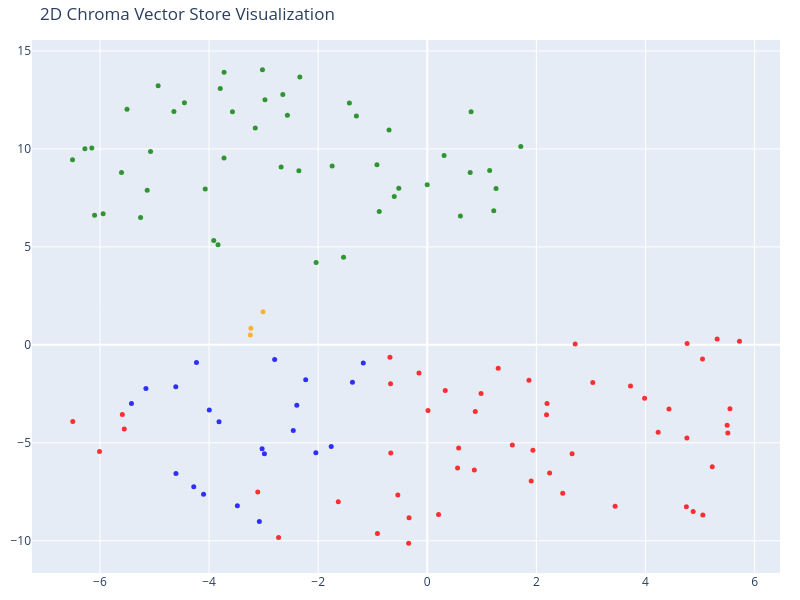

The code cell stored with this chart in its notebook:
### Code cell
# We humans find it easier to visalize things in 2D!
# Reduce the dimensionality of the vectors to 2D using t-SNE
# (t-distributed stochastic neighbor embedding)

tsne = TSNE(n_components=2, random_state=42)
reduced_vectors = tsne.fit_transform(vectors)

# Create the 2D scatter plot
fig = go.Figure(data=[go.Scatter(
    x=reduced_vectors[:, 0],
    y=reduced_vectors[:, 1],
    mode='markers',
    marker=dict(size=5, color=colors, opacity=0.8),
    text=[f"Type: {t}<br>Text: {d[:100]}..." for t, d in zip(doc_types, documents)],
    hoverinfo='text'
)])

fig.update_layout(
    title='2D Chroma Vector Store Visualization',
    scene=dict(xaxis_title='x',yaxis_title='y'),
    width=800,
    height=600,
    margin=dict(r=20, b=10, l=10, t=40)
)

fig.show()

### Figure 1 — Plotly figure (JSON) as saved in the notebook; plotly's stock layout.template omitted (floating-point values rounded to 4 significant figures)
{"data": [{"hoverinfo": "text", "marker": {"color": ["orange", "orange", "orange", "red", "red", "red", "red", "red", "red", "red", "red", "red", "red", "red", "red", "red", "red", "red", "red", "red", "red", "red", "red", "red", "red", "red", "red", "red", "red", "red", "red", "red", "red", "red", "red", "red", "red", "red", "red", "red", "red", "red", "red", "red", "red", "red", "red", "red", "red", "red", "red", "red", "red", "red", "red", "green", "green", "green", "green", "green", "green", "green", "green", "green", "green", "green", "green", "green", "green", "green", "green", "green", "green", "green", "green", "green", "green", "green", "green", "green", "green", "green", "green", "green", "green", "green", "green", "green", "green", "green", "green", "green", "green", "green", "green", "green", "green", "green", "green", "green", "green", "green", "blue", "blue", "blue", "blue", "blue", "blue", "blue", "blue", "blue", "blue", "blue", "blue", "blue", "blue", "blue", "blue", "blue", "blue", "blue", "blue", "blue"], "opacity": 0.8, "size": 5}, "mode": "markers", "text": ["Type: company<br>Text: # About Insurellm\n\nInsurellm was founded by Avery Lancaster in 2015 as an insurance tech startup des...", "Type: company<br>Text: # Careers at Insurellm\n\nInsurellm is hiring! We are looking for talented software engineers, data sc...", "Type: company<br>Text: # Overview of Insurellm\n\nInsurellm is an innovative insurance tech firm with 200 employees across th...", "Type: contracts<br>Text: # Contract with Apex Reinsurance for Rellm: AI-Powered Enterprise Reinsurance Solution\n\n## Terms\n\n1....", "Type: contracts<br>Text: ## Renewal\n\n1. **Automatic Renewal**: This Agreement will automatically renew for successive one-yea...", "Type: contracts<br>Text: 2. **Seamless Integrations**: The architecture of Rellm allows for easy integration with existing sy...", "Type: contracts<br>Text: 1. **Technical Support**: Provider shall offer dedicated technical support to the Client via phone, ...", "Type: contracts<br>Text: **Insurellm, Inc.**  \n_____________________________  \nAuthorized Signature   \nDate: ________________...", "Type: contracts<br>Text: # Contract with Belvedere Insurance for Markellm\n\n## Terms\nThis Contract (\"Agreement\") is made and e...", "Type: contracts<br>Text: ## Renewal\n1. **Renewal Terms**: This Agreement may be renewed for additional one-year terms upon mu...", "Type: contracts<br>Text: ## Features\n1. **AI-Powered Matching**: Belvedere Insurance will benefit from Markellm's AI-powered ...", "Type: contracts<br>Text: ## Support\n1. **Technical Support**: Technical support will be available from 9 AM to 7 PM EST, Mond...", "Type: contracts<br>Text: **Belvedere Insurance**  \nSignature: ______________________  \nName: [Authorized Signatory]  \nTitle: ...", "Type: contracts<br>Text: # Contract with BrightWay Solutions for Markellm\n\n**Contract Date:** October 5, 2023  \n**Contract ID...", "Type: contracts<br>Text: 3. **Service Level Agreement (SLA):**  \n   Insurellm commits to a 99.9% uptime for the platform with...", "Type: contracts<br>Text: 2. **Real-Time Quote Availability:**  \n   Consumers sourced via BrightWay Solutions will receive rea...", "Type: contracts<br>Text: 3. **Training and Onboarding:**  \n   Insurellm agrees to provide one free training session on how to...", "Type: contracts<br>Text: # Contract with EverGuard Insurance for Rellm: AI-Powered Enterprise Reinsurance Solution\n\n**Contrac...", "Type: contracts<br>Text: 4. **Usage Rights**: EverGuard Insurance is granted a non-exclusive, non-transferable license to acc...", "Type: contracts<br>Text: 1. **Core Functionality**: Rellm provides EverGuard Insurance with advanced AI-driven analytics, sea...", "Type: contracts<br>Text: 1. **Customer Support**: Insurellm will provide EverGuard Insurance with 24/7 customer support, incl...", "Type: contracts<br>Text: ---\n\n**Signatures**  \n**For Insurellm**: __________________________  \n**Name**: John Smith  \n**Title...", "Type: contracts<br>Text: # Contract with GreenField Holdings for Markellm\n\n**Effective Date:** November 15, 2023  \n**Contract...", "Type: contracts<br>Text: ## Renewal\n1. **Automatic Renewal**: This contract will automatically renew for sequential one-year ...", "Type: contracts<br>Text: ## Features\n1. **AI-Powered Matching**: Access to advanced algorithms that connect GreenField Holdin...", "Type: contracts<br>Text: ## Support\n1. **Customer Support Access**: The Client will have access to dedicated support through ...", "Type: contracts<br>Text: **Signatures:**  \n_________________________                           _________________________  \n**...", "Type: contracts<br>Text: # Contract with Greenstone Insurance for Homellm\n\n---\n\n## Terms\n\n1. **Parties**: This Contract (\"Agr...", "Type: contracts<br>Text: 4. **Payment Terms**: \n   - The Customer shall pay an amount of $10,000 per month for the Standard T...", "Type: contracts<br>Text: ---\n\n## Features\n\n- **AI-Powered Risk Assessment**: Customer will have access to enhanced risk evalu...", "Type: contracts<br>Text: - **Customer Portal**: A dedicated portal will be provided, allowing the Customer's clients to manag...", "Type: contracts<br>Text: ______________________________  \n[Name], [Title]  \nDate: ______________________\n\n**For Greenstone In...", "Type: contracts<br>Text: # Contract with GreenValley Insurance for Homellm\n\n**Contract Date:** October 6, 2023  \n**Contract N...", "Type: contracts<br>Text: 4. **Confidentiality:** Both parties agree to maintain the confidentiality of proprietary informatio...", "Type: contracts<br>Text: 1. **AI-Powered Risk Assessment:** Access to advanced AI algorithms for real-time risk evaluations.\n...", "Type: contracts<br>Text: 3. **Regular Updates:** Insurellm will offer ongoing updates and enhancements to the Homellm platfor...", "Type: contracts<br>Text: # Contract with Pinnacle Insurance Co. for Homellm\n\n## Terms\nThis contract (\"Contract\") is entered i...", "Type: contracts<br>Text: ## Renewal\n1. **Renewal Terms**: At the end of the initial term, this Contract shall automatically r...", "Type: contracts<br>Text: ## Features\n1. **AI-Powered Risk Assessment**: Utilized for tailored underwriting decisions specific...", "Type: contracts<br>Text: ## Support\n1. **Technical Support**: Insurellm shall provide 24/7 technical support via an email and...", "Type: contracts<br>Text: # Contract with Roadway Insurance Inc. for Carllm\n\n---\n\n## Terms\n\n1. **Agreement Effective Date**: T...", "Type: contracts<br>Text: ---\n\n## Renewal\n\n1. **Automatic Renewal**: This agreement will automatically renew for an additional...", "Type: contracts<br>Text: ---\n\n## Features\n\n1. **Access to Core Features**: Roadway Insurance Inc. will have access to all Pro...", "Type: contracts<br>Text: ---\n\n## Support\n\n1. **Technical Support**: Roadway Insurance Inc. will receive priority technical su...", "Type: contracts<br>Text: # Contract with Stellar Insurance Co. for Rellm\n\n## Terms\nThis contract is made between **Insurellm*...", "Type: contracts<br>Text: ### Termination\nEither party may terminate this agreement with a **30-day written notice**. In the e...", "Type: contracts<br>Text: ## Features\nStellar Insurance Co. will receive access to the following features of the Rellm product...", "Type: contracts<br>Text: ## Support\nInsurellm provides Stellar Insurance Co. with the following support services:\n\n- **24/7 T...", "Type: contracts<br>Text: # Contract with TechDrive Insurance for Carllm\n\n**Contract Date:** October 1, 2024  \n**Contract Dura...", "Type: contracts<br>Text: ## Renewal\n\n1. **Automatic Renewal**: This contract shall automatically renew for additional one-yea...", "Type: contracts<br>Text: ## Support\n\n1. **Customer Support**: Insurellm will provide 24/7 customer support to TechDrive Insur...", "Type: contracts<br>Text: **TechDrive Insurance Representative:**  \nName: Sarah Johnson  \nTitle: Operations Director  \nDate: _...", "Type: contracts<br>Text: # Contract with Velocity Auto Solutions for Carllm\n\n**Contract Date:** October 1, 2023  \n**Contract ...", "Type: contracts<br>Text: ## Renewal\n\n1. **Automatic Renewal**: This contract will automatically renew for successive 12-month...", "Type: contracts<br>Text: ## Support\n\n1. **Customer Support**: Velocity Auto Solutions will have access to Insurellm’s custome...", "Type: employees<br>Text: # HR Record\n\n# Alex Chen\n\n## Summary\n- **Date of Birth:** March 15, 1990  \n- **Job Title:** Backend ...", "Type: employees<br>Text: ## Annual Performance History\n- **2020:**  \n  - Completed onboarding successfully.  \n  - Met expecta...", "Type: employees<br>Text: ## Compensation History\n- **2020:** Base Salary: $80,000  \n- **2021:** Base Salary Increase to $90,0...", "Type: employees<br>Text: Alex Chen continues to be a vital asset at Insurellm, contributing significantly to innovative backe...", "Type: employees<br>Text: # HR Record\n\n# Alex Harper\n\n## Summary\n- **Date of Birth**: March 15, 1993  \n- **Job Title**: Sales ...", "Type: employees<br>Text: ## Annual Performance History  \n- **2021**:  \n  - **Performance Rating**: 4.5/5  \n  - **Key Achievem...", "Type: employees<br>Text: - **2022**:  \n  - **Base Salary**: $65,000 (Promotion to Senior SDR)  \n  - **Bonus**: $13,000 (20% o...", "Type: employees<br>Text: # HR Record\n\n# Alex Thomson\n\n## Summary\n- **Date of Birth:** March 15, 1995  \n- **Job Title:** Sales...", "Type: employees<br>Text: ## Annual Performance History  \n- **2022** - Rated as \"Exceeds Expectations.\" Alex Thomson achieved ...", "Type: employees<br>Text: ## Other HR Notes\n- Alex Thomson is an active member of the Diversity and Inclusion committee at Ins...", "Type: employees<br>Text: # Avery Lancaster\n\n## Summary\n- **Date of Birth**: March 15, 1985  \n- **Job Title**: Co-Founder & Ch...", "Type: employees<br>Text: - **2010 - 2013**: Business Analyst at Edge Analytics  \n  Prior to joining Innovate, Avery worked as...", "Type: employees<br>Text: - **2018**: **Exceeds Expectations**  \n  Under Avery’s pivoted vision, Insurellm launched two new su...", "Type: employees<br>Text: - **2022**: **Satisfactory**  \n  Avery focused on rebuilding team dynamics and addressing employee c...", "Type: employees<br>Text: ## Compensation History\n- **2015**: $150,000 base salary + Significant equity stake  \n- **2016**: $1...", "Type: employees<br>Text: ## Other HR Notes\n- **Professional Development**: Avery has actively participated in leadership trai...", "Type: employees<br>Text: # HR Record\n\n# Emily Carter\n\n## Summary\n- **Date of Birth:** August 12, 1990  \n- **Job Title:** Acco...", "Type: employees<br>Text: - **2017-2019:** Marketing Intern  \n  - Assisted with market research and campaign development for s...", "Type: employees<br>Text: ## Compensation History\n| Year | Base Salary | Bonus         | Total Compensation |\n|------|--------...", "Type: employees<br>Text: Emily Carter exemplifies the kind of talent that drives Insurellm's success and is an invaluable ass...", "Type: employees<br>Text: # HR Record\n\n# Emily Tran\n\n## Summary\n- **Date of Birth:** March 18, 1991  \n- **Job Title:** Digital...", "Type: employees<br>Text: - **January 2017 - May 2018**: Marketing Intern  \n  - Supported the Marketing team by collaborating ...", "Type: employees<br>Text: - **2021**:  \n  - Performance Rating: Meets Expectations  \n  - Key Achievements: Contributed to the ...", "Type: employees<br>Text: - **Professional Development Goals**:  \n  - Emily Tran aims to become a Marketing Manager within the...", "Type: employees<br>Text: # HR Record\n\n# Jordan Blake\n\n## Summary\n- **Date of Birth:** March 15, 1993  \n- **Job Title:** Sales...", "Type: employees<br>Text: ## Annual Performance History\n- **2021:** First year at Insurellm; achieved 90% of monthly targets. ...", "Type: employees<br>Text: ## Other HR Notes\n- Jordan has shown an interest in continuing education, actively participating in ...", "Type: employees<br>Text: # HR Record\n\n# Jordan K. Bishop\n\n## Summary\n- **Date of Birth:** March 15, 1990\n- **Job Title:** Fro...", "Type: employees<br>Text: ## Annual Performance History\n- **2019:** Exceeds Expectations - Continuously delivered high-quality...", "Type: employees<br>Text: ## Compensation History\n- **June 2018:** Starting Salary - $85,000\n- **June 2019:** Salary Increase ...", "Type: employees<br>Text: ## Other HR Notes\n- Jordan K. Bishop has been an integral part of club initiatives, including the In...", "Type: employees<br>Text: # HR Record\n\n# Maxine Thompson\n\n## Summary\n- **Date of Birth:** January 15, 1991  \n- **Job Title:** ...", "Type: employees<br>Text: ## Insurellm Career Progression\n- **January 2017 - October 2018**: **Junior Data Engineer**  \n  * Ma...", "Type: employees<br>Text: ## Annual Performance History\n- **2017**: *Meets Expectations*  \n  Maxine showed potential in her ro...", "Type: employees<br>Text: - **2021**: *Exceeds Expectations*  \n  Maxine spearheaded the transition to a new data warehousing s...", "Type: employees<br>Text: ## Compensation History\n- **2017**: $70,000 (Junior Data Engineer)  \n- **2018**: $75,000 (Junior Dat...", "Type: employees<br>Text: # HR Record\n\n# Oliver Spencer\n\n## Summary\n- **Date of Birth**: May 14, 1990  \n- **Job Title**: Backe...", "Type: employees<br>Text: ## Annual Performance History\n- **2018**: **3/5** - Adaptable team player but still learning to take...", "Type: employees<br>Text: ## Compensation History\n- **March 2018**: Initial salary of $80,000.\n- **July 2019**: Salary increas...", "Type: employees<br>Text: # Samantha Greene\n\n## Summary\n- **Date of Birth:** October 14, 1990\n- **Job Title:** HR Generalist\n-...", "Type: employees<br>Text: ## Annual Performance History\n- **2020:** Exceeds Expectations  \n  Samantha Greene demonstrated exce...", "Type: employees<br>Text: ## Compensation History\n- **2020:** Base Salary - $55,000  \n  The entry-level salary matched industr...", "Type: employees<br>Text: - **2023:** Base Salary - $70,000  \n  Recognized for substantial improvement in employee relations m...", "Type: employees<br>Text: # HR Record\n\n# Samuel Trenton\n\n## Summary\n- **Date of Birth:** April 12, 1989  \n- **Job Title:** Sen...", "Type: employees<br>Text: ## Annual Performance History\n- **2023:** Rating: 4.5/5  \n  *Samuel exceeded expectations, successfu...", "Type: employees<br>Text: ## Compensation History\n- **2023:** Base Salary: $115,000 + Bonus: $15,000  \n  *Annual bonus based o...", "Type: employees<br>Text: - **Engagement in Company Culture:** Regularly participates in team-building events and contributes ...", "Type: products<br>Text: # Product Summary\n\n# Carllm\n\n## Summary\n\nCarllm is an innovative auto insurance product developed by...", "Type: products<br>Text: - **Instant Quoting**: With Carllm, insurance companies can offer near-instant quotes to customers, ...", "Type: products<br>Text: - **Mobile Integration**: Carllm is designed to work seamlessly with mobile applications, providing ...", "Type: products<br>Text: - **Professional Tier**: $2,500/month\n  - For medium-sized companies.\n  - All Basic Tier features pl...", "Type: products<br>Text: ### Q2 2025: Customer Experience Improvements\n- Launch of a new **mobile app** for end-users.\n- Intr...", "Type: products<br>Text: # Product Summary\n\n# Homellm\n\n## Summary\nHomellm is an innovative home insurance product developed b...", "Type: products<br>Text: ### 2. Dynamic Pricing Model\nWith Homellm's innovative dynamic pricing model, insurance providers ca...", "Type: products<br>Text: ### 5. Multi-Channel Integration\nHomellm seamlessly integrates into existing insurance platforms, pr...", "Type: products<br>Text: - **Basic Tier:** Starting at $5,000/month for small insurers with basic integration features.\n- **S...", "Type: products<br>Text: All tiers include a comprehensive training program and ongoing updates to ensure optimal performance...", "Type: products<br>Text: With Homellm, Insurellm is committed to transforming the landscape of home insurance, ensuring both ...", "Type: products<br>Text: # Product Summary\n\n# Markellm\n\n## Summary\n\nMarkellm is an innovative two-sided marketplace designed ...", "Type: products<br>Text: - **User-Friendly Interface**: Designed with user experience in mind, Markellm features an intuitive...", "Type: products<br>Text: - **Customer Support**: Our dedicated support team is always available to assist both consumers and ...", "Type: products<br>Text: ### For Insurance Companies:\n- **Basic Listing Fee**: $199/month for a featured listing on the platf...", "Type: products<br>Text: ### Q3 2025\n- Initiate a comprehensive marketing campaign targeting both consumers and insurers to i...", "Type: products<br>Text: # Product Summary\n\n# Rellm: AI-Powered Enterprise Reinsurance Solution\n\n## Summary\n\nRellm is an inno...", "Type: products<br>Text: ### Seamless Integrations\nRellm's architecture is designed for effortless integration with existing ...", "Type: products<br>Text: ### Regulatory Compliance Tools\nRellm includes built-in compliance tracking features to help organiz...", "Type: products<br>Text: Join the growing number of organizations leveraging Rellm to enhance their reinsurance processes whi...", "Type: products<br>Text: Experience the future of reinsurance with Rellm, where innovation meets reliability. Let Insurellm h..."], "type": "scatter", "x": [-3.234, -3.011, -3.244, 0.8795, 0.01327, -0.6842, 3.034, 4.762, -0.9139, 5.051, -3.107, 3.725, 5.045, -0.3341, -0.5397, -1.632, 0.2068, 0.9858, 0.3289, -0.153, 1.3, 2.711, -0.3414, 4.749, -6.008, -2.726, 5.313, 4.759, 5.224, -5.59, 4.431, 5.723, 5.509, 5.496, -5.555, 5.548, 4.232, 4.874, -6.498, 3.984, 2.483, 3.443, -0.6695, 0.5749, 2.195, 2.185, -0.6735, 1.864, 2.243, 0.8622, 1.936, 2.655, 1.905, 0.5554, 1.559, 0.7866, -6.276, -2.976, -2.037, -0.5221, -4.452, -4.934, -0.6057, -5.504, -0.8806, -3.836, -5.256, -5.942, -6.099, -3.725, -3.914, -0.923, -3.726, -2.565, -1.535, -1.744, -2.679, -3.153, -2.354, -0.001473, -3.571, 0.6072, 1.261, -6.503, -3.021, 1.219, 1.714, -4.07, -5.605, -5.134, -2.336, 1.144, -6.15, -2.648, -0.7007, -5.073, -1.428, -1.3, 0.3082, -4.644, -3.794, 0.8029, -3.028, -2.985, -2.043, -1.761, -2.457, -4.611, -5.422, -5.157, -3.818, -3.996, -4.231, -4.281, -4.101, -3.481, -3.078, -4.607, -2.229, -1.174, -1.372, -2.391, -2.798], "y": [0.8514, 1.696, 0.5071, -3.399, -3.348, -0.6324, -1.918, 0.06881, -9.631, -8.682, -7.507, -2.106, -0.7229, -8.821, -7.657, -8.006, -8.657, -2.485, -2.334, -1.435, -1.197, 0.04609, -10.12, -8.261, -5.443, -9.826, 0.2958, -4.748, -6.222, -3.551, -3.269, 0.1875, -4.503, -4.109, -4.289, -3.265, -4.458, -8.509, -3.91, -2.722, -7.578, -8.235, -5.522, -5.265, -2.997, -3.569, -1.981, -1.805, -6.543, -6.39, -5.382, -5.562, -6.944, -6.282, -5.115, 8.794, 10.01, 12.51, 4.206, 7.989, 12.36, 13.22, 7.572, 12.02, 6.81, 5.112, 6.497, 6.696, 6.617, 13.91, 5.323, 9.198, 9.541, 11.71, 4.476, 9.129, 9.076, 11.07, 8.891, 8.167, 11.89, 6.575, 7.978, 9.443, 14.04, 6.84, 10.13, 7.952, 8.798, 7.887, 13.67, 8.901, 10.05, 12.77, 10.97, 9.865, 12.34, 11.68, 9.663, 11.91, 13.08, 11.89, -5.301, -5.554, -5.509, -5.19, -4.371, -2.143, -2.991, -2.223, -3.931, -3.323, -0.9024, -7.239, -7.629, -8.214, -9.009, -6.571, -1.781, -0.9198, -1.904, -3.082, -0.7419]}], "layout": {"height": 600, "margin": {"b": 10, "l": 10, "r": 20, "t": 40}, "scene": {"xaxis": {"title": {"text": "x"}}, "yaxis": {"title": {"text": "y"}}}, "title": {"text": "2D Chroma Vector Store Visualization"}, "width": 800}}
